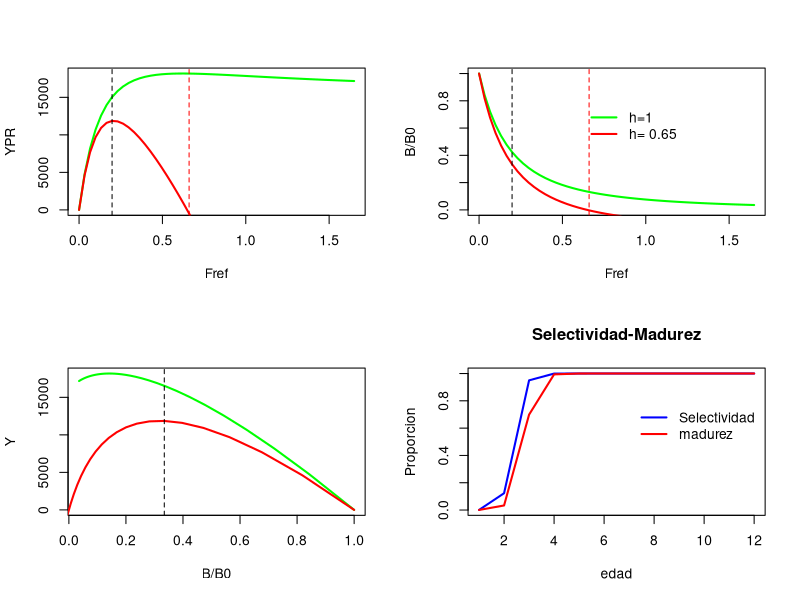
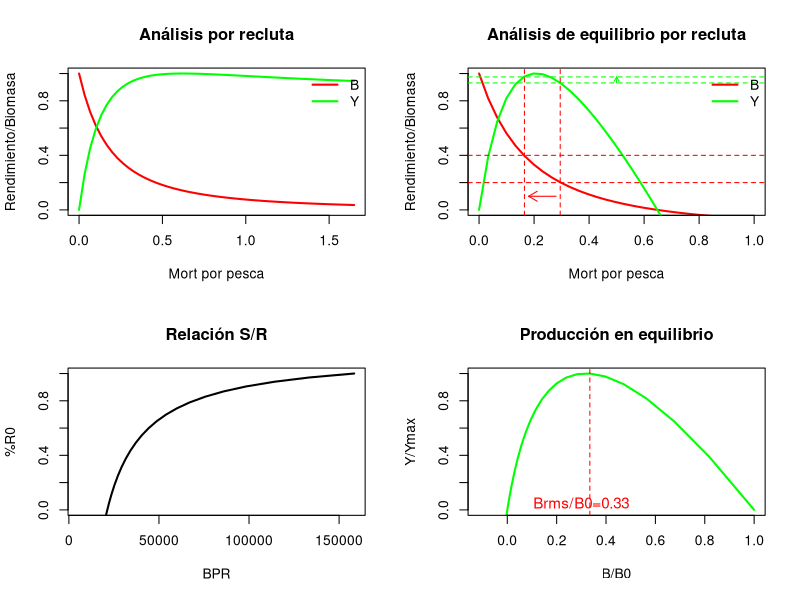
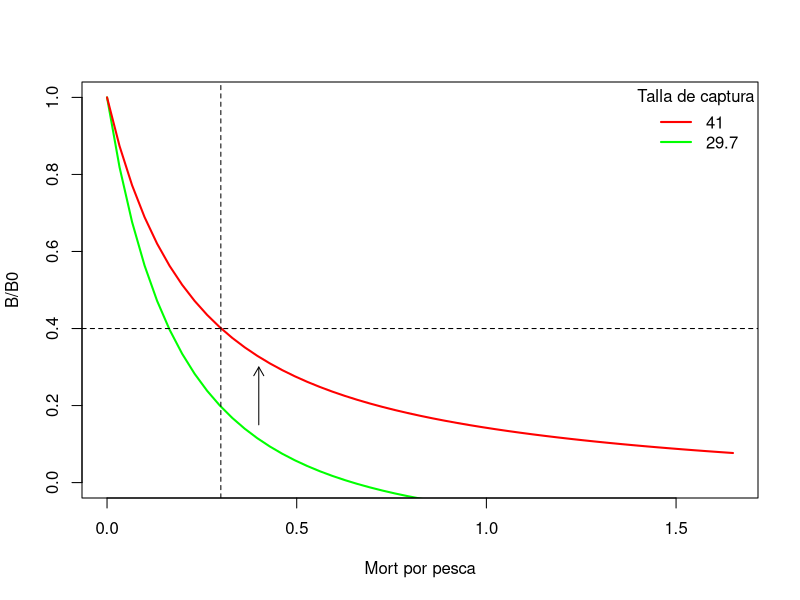

Reproduce these figures in R, in order.
rm(list=ls()) # comando para limpiar


# Parametros biologicos
M=0.33
Tmax=12
A50=2.4 # edad completamente reclutada # 50%
A95=3

######################
#A50_2=3.15 # edad completamente reclutada # 50%
#A95_2=4

##########################33
#Fref=0.12 #para calculat el ratio de agotamaiento (Biomasa actual /bomasa virginial (F=0)). Ahí te da el % de biomasa en el agua y puedes ver qué F te sirve

#Fref=2.5*M #para calculat el ratio de agotamaiento (Biomasa actual /bomasa virginial (F=0)). Ahí te da el % de biomasa en el agua y puedes ver qué F te sirve
R0=1
#dtf=0.5
dts=0.5833 #picos reproductivos
Loo=800.4
k=0.14
t0=-0.918
aw=0.001 #parámetro peso/talla
bw=3.0 #potencia peso/talla
A50m=2.8 #(año 2021)
A95m=3.5 # 
h=0.65 #(stock poco resiliente)


# vectores biologicos
edad=seq(1,Tmax)
Ledad=Loo*(1-exp(-k*(edad-t0)))
wedad=aw*Ledad^bw
N=rep(0,Tmax)
Om=1/(1+exp(-log(19)*(edad-A50m)/(A95m-A50m))) #modelo logístico a la edad
Sel=1/(1+exp(-log(19)*(edad-A50)/(A95-A50))) # selectividad

Fref=seq(0,5*M,M/10) # genera un vector de valores de F
YPR=rep(0,length(Fref))
BPR=rep(0,length(Fref))
YPR_eq=rep(0,length(Fref))
BPR_eq=rep(0,length(Fref))
Reclu=rep(0,length(Fref))


for (i in 1:length(Fref)){
  
  
  F=Fref[i]*Sel
  Z=F+M
  
  # dinámica para B0
  N[1]=R0
  
  for (a in 2:Tmax){
    N[a]=N[a-1]*exp(-M)
  }
  
  N[Tmax]=N[Tmax]/(1-exp(-M)) # número del grupo plus
  B0=sum(N*wedad*Om*exp(-M*dts))
  
  
  # dinámica en F
  
  N[1]=R0
  
  for (a in 2:Tmax){
    N[a]=N[a-1]*exp(-Z[a-1])
  }
  
  N[Tmax]=N[Tmax]/(1-exp(-Z[Tmax]))
  
  C=F/Z*N*(1-exp(-Z))
  
  YPR[i]=sum(C*wedad) #Reclutamiento
  BPR[i]=sum(N*wedad*Om*exp(-Z*dts)) #Biomasa desovante
  
  
}

B0=BPR[1]
alfa=4*h*R0/(5*h-1);
beta=(1-h)/(5*h-1)*B0;


BPR_eq=alfa*BPR-beta
Reclu=alfa*BPR_eq/(beta+BPR_eq)
YPR_eq=YPR*Reclu





par(mfrow = c(2, 2))

id=which(YPR_eq==max(YPR_eq))

plot(Fref,YPR,type="l",col="green",lwd=2)
lines(Fref,YPR_eq,col="red",lwd=2)
legend(0.6,250,c("h=1",paste("h=",h)),bty="n",col=c("green","red"),lty=1,lwd=2)
abline(v=Fref[id],lty=2)
abline(v=2*M,lty=2,col="red")

plot(Fref,BPR/BPR[1],type="l",col="green",lwd=2,ylim=c(0,1),ylab="B/B0")
lines(Fref,BPR_eq/BPR_eq[1],col="red",lwd=2)
legend(0.6,0.8,c("h=1",paste("h=",h)),bty="n",col=c("green","red"),lty=1,lwd=2)
abline(v=Fref[id],lty=2)
abline(v=2*M,lty=2,col="red")

plot(BPR/BPR[1],YPR,type="l",col="green",lwd=2,xlab="B/B0",ylab="Y")
lines(BPR_eq/BPR_eq[1],YPR_eq,col="red",lwd=2)
legend(0.6,250,c("h=1",paste("h=",h)),bty="n",col=c("green","red"),lty=1,lwd=2)
abline(v=BPR_eq[id]/BPR_eq[1],lty=2)


plot(edad,Sel,type="l",col="blue",ylab="Proporcion",main="Selectividad-Madurez",lwd=2)
lines(edad,Om,col="red",lwd=2)
legend(7,0.8,c("Selectividad","madurez"),bty="n",col=c("blue","red"),lty=1,lwd=2)


print(data.frame(F=Fref,BPR=BPR,YPR=YPR,BPR_eq=BPR_eq,YPR_eq=YPR_eq,pB0=BPR/BPR[1],pB0eq=BPR_eq/BPR_eq[1]))

#########################

plot(Fref,BPR/BPR[1],type="l",col="red",lwd=2,ylim=c(0,1),xlab='Mort por pesca',ylab="Rendimiento/Biomasa",main="Análisis por recluta")
lines(Fref,YPR/max(YPR),col="green",lwd=2)
legend("topright",c("B","Y"),col=c("red","green"),lty=1,bty="n",lwd=2)

plot(Fref,BPR_eq/BPR_eq[1],type="l",col="red",lwd=2,ylim=c(0,1),xlim=c(0,1),xlab='Mort por pesca',ylab="Rendimiento/Biomasa", main="Análisis de equilibrio por recluta")
lines(Fref,YPR_eq/max(YPR_eq),col="green",lwd=2)
abline(h=0.2,v=0.165,lty=2,col="red")
abline(h=0.4,v=0.295,lty=2,col="red")
abline(h=0.975,lty=2,col="green")
abline(h=0.931,lty=2,col="green")
arrows(x0 = 0.28,
       x1 = 0.18,
       y0 = 0.1,col="red",length = 0.1) #,y1 = 90) 
arrows(x0 = 0.5,
       y0 = 0.931,y1=0.975,col="green",length = 0.05) #,y1 = 90) 
legend("topright",c("B","Y"),col=c("red","green"),lty=1,bty="n",lwd=2)

plot(BPR,Reclu,type="l",col="black",lwd=2,ylim=c(0,1),ylab="%R0", main="Relación S/R")

plot(BPR_eq/BPR_eq[1],YPR_eq/max(YPR_eq),type="l",col="green",lwd=2,ylim=c(0,1),xlab='B/B0',ylab="Y/Ymax", main="Producción en equilibrio")
abline(v=0.334462701,lty=2,col="red")
text(0.3,0.05,paste("Brms/B0=0.33"),col="red",cex=1.1)
############################################
par(mfrow = c(1, 1))
plot(Fref,BPR_eq/BPR_eq[1],type="l",col="green",lwd=2,ylim=c(0,1),xlab='Mort por pesca',ylab='B/B0')

A50=4.22# edad completamente reclutada # 50%
A95=5
Sel=1/(1+exp(-log(19)*(edad-A50)/(A95-A50))) # selectividad
for (i in 1:length(Fref)){
  
  
  F=Fref[i]*Sel
  Z=F+M
  
  # dinámica para B0
  N[1]=R0
  
  for (a in 2:Tmax){
    N[a]=N[a-1]*exp(-M)
  }
  
  N[Tmax]=N[Tmax]/(1-exp(-M)) # número del grupo plus
  B0=sum(N*wedad*Om*exp(-M*dts))
  
  
  # dinámica en F
  
  N[1]=R0
  
  for (a in 2:Tmax){
    N[a]=N[a-1]*exp(-Z[a-1])
  }
  
  N[Tmax]=N[Tmax]/(1-exp(-Z[Tmax]))
  
  C=F/Z*N*(1-exp(-Z))
  
  YPR[i]=sum(C*wedad) #Reclutamiento
  BPR[i]=sum(N*wedad*Om*exp(-Z*dts)) #Biomasa desovante
  
  
}

B0=BPR[1]
alfa=4*h*R0/(5*h-1);
beta=(1-h)/(5*h-1)*B0;


BPR_eq=alfa*BPR-beta
Reclu=alfa*BPR_eq/(beta+BPR_eq)
YPR_eq=YPR*Reclu


lines(Fref,BPR_eq/BPR_eq[1],lwd="2",col="red")
abline(v=0.3,lty=2,col="black")
abline(h=0.4,lty=2,col="black")
arrows(x0 = 0.4,
       y0 = 0.15,y1 = 0.3,col="black",length = 0.1) #,y1 = 90) 
legend("topright",c("41","29.7"),col=c("red","green"),lty=1,bty="n",lwd=2,title='Talla de captura')